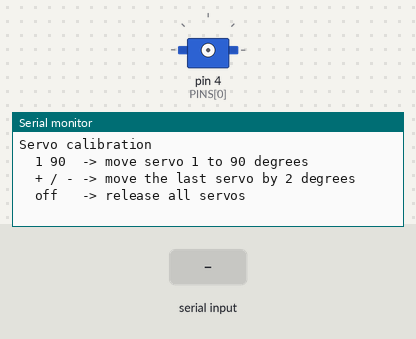
Simulated run of this sketch. Board: Arduino Uno, built with avr-gcc and run on an emulated ATmega328P. Shown: servo, the last lines printed to the serial monitor. The test bench sets the inputs (shaded band).

Above: at 3.2 s.
3.3 s: "1 90\n" received over Serial
At 4.2 s:
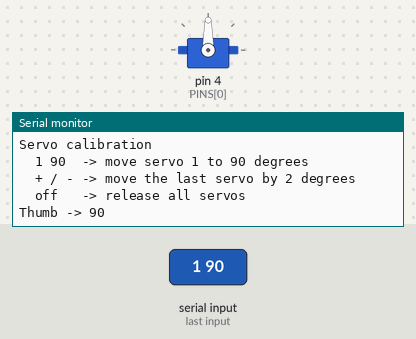
4.8 s: "off 1\n" received over Serial
At 5.3 s:
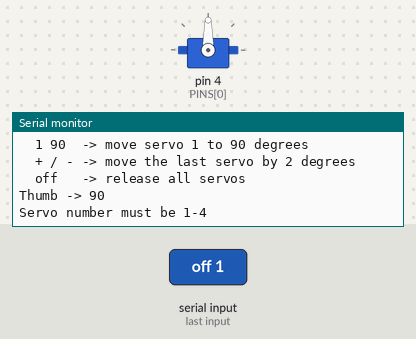
6.3 s: "off\n" received over Serial
At 7.5 s:
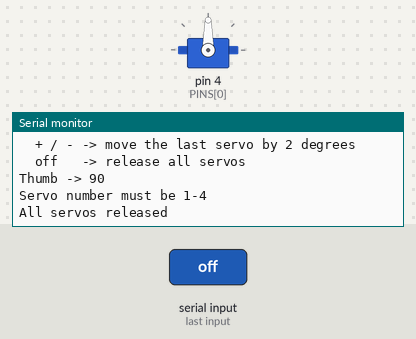
7.8 s: "5\n" received over Serial
At 8.7 s:
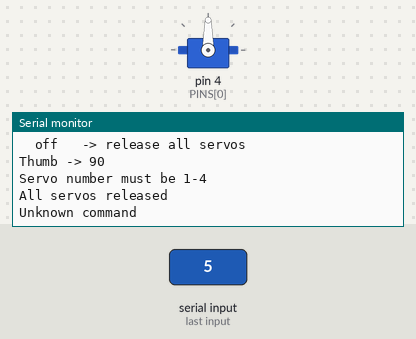

Measured:
- after the input at 3.3 s, the serial monitor: prints a new line at once (image 1)
- after the input at 4.8 s, the serial monitor: prints a new line at once (image 2)
- after the input at 6.3 s, the serial monitor: prints a new line at once (image 3)
- after the input at 7.8 s, the serial monitor: prints a new line at once (image 4)

The sketch:

servo_calibration.ino
```cpp
// Manual servo calibration from the Serial Monitor (9600 baud, New Line).
//   "1 90"  -> move servo 1 to 90 degrees (servos 1-4)
//   "+"/"-" -> move the last servo by 2 degrees
//   "off"   -> release all servos
// Use it to find each servo's open and closed angle.

#include <Servo.h>

const int PINS[4] = {4, 5, 12, 11};
const char* NAMES[4] = {"Thumb", "Index", "Middle", "Ring+Pinky"};      // same order as hand_servos.ino and the Python code
Servo servos[4];
int angles[4] = {0, 0, 0, 0};
int selected = -1;                                                      // -1 = no servo chosen yet

void moveServo(int i, int angle) {
  angle = constrain(angle, 0, 180);
  if (!servos[i].attached()) {
    servos[i].attach(PINS[i], 500, 2500);
  }
  servos[i].write(angle);
  angles[i] = angle;
  selected = i;
  Serial.print(NAMES[i]);
  Serial.print(" -> ");
  Serial.println(angle);
}

void setup() {
  Serial.begin(9600);
  delay(2000);
  Serial.println("Servo calibration");
  Serial.println("  1 90  -> move servo 1 to 90 degrees");
  Serial.println("  + / - -> move the last servo by 2 degrees");
  Serial.println("  off   -> release all servos");
}

void loop() {
  if (Serial.available() > 0) {
    String cmd = Serial.readStringUntil('\n');
    cmd.trim();

    if (cmd == "off") {
      for (int i = 0; i < 4; i++) {
        servos[i].detach();
      }
      Serial.println("All servos released");
    } else if (cmd == "+" || cmd == "-") {
      if (selected < 0) {
        Serial.println("First choose a servo, e.g. 1 90");
      } else if (cmd == "+") {
        moveServo(selected, angles[selected] + 2);
      } else {
        moveServo(selected, angles[selected] - 2);
      }
    } else {
      int space = cmd.indexOf(' ');
      if (space > 0) {
        int number = cmd.substring(0, space).toInt();
        int angle = cmd.substring(space + 1).toInt();
        if (number >= 1 && number <= 4) {
          moveServo(number - 1, angle);
        } else {
          Serial.println("Servo number must be 1-4");
        }
      } else {
        Serial.println("Unknown command");
      }
    }
  }
}
```
